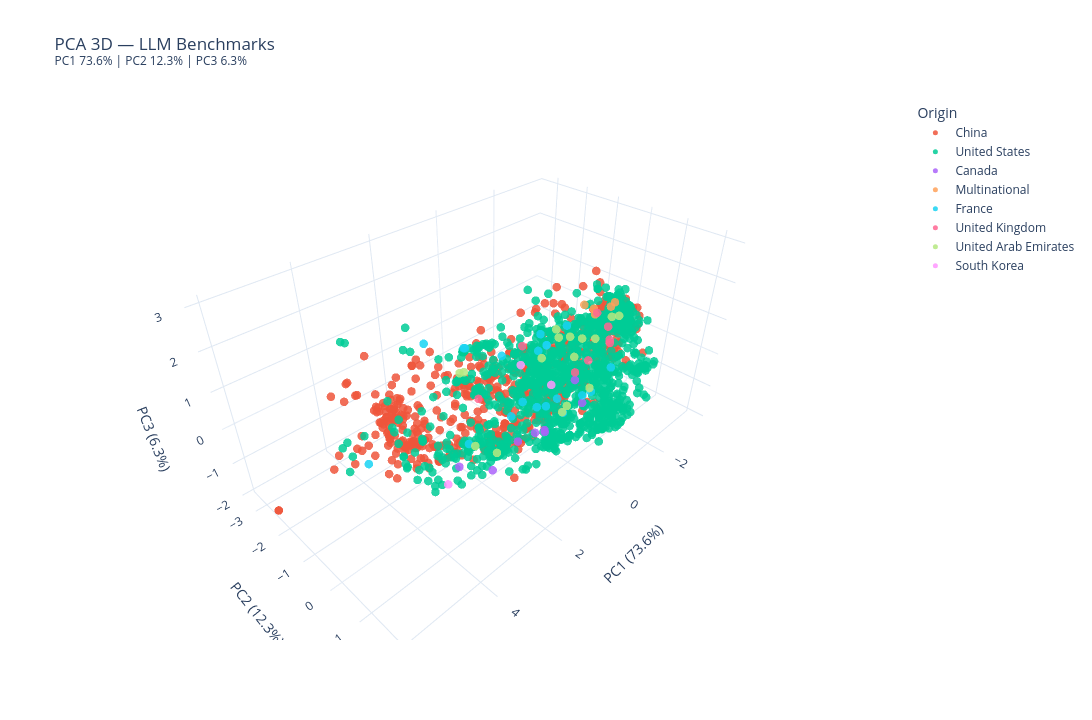

Notebook cell for this chart:
### Code cell
# ── 3D PCA ────────────────────────────────────────────────────────────────────
df_pca3, var3 = run_pca(dims=3)

fig_pca3d = px.scatter_3d(
    df_pca3,
    x="PC1", y="PC2", z="PC3",
    color="Origin",
    hover_name="Model",
    hover_data={"Company": True, "Release Year": True},
    title=(
        f"PCA 3D — LLM Benchmarks<br>"
        f"<sup>PC1 {var3[0]:.1%} | PC2 {var3[1]:.1%} | PC3 {var3[2]:.1%}</sup>"
    ),
    labels={
        "PC1": f"PC1 ({var3[0]:.1%})",
        "PC2": f"PC2 ({var3[1]:.1%})",
        "PC3": f"PC3 ({var3[2]:.1%})",
    },
    template="plotly_white",
    width=1280, height=720,
)
fig_pca3d.update_traces(marker=dict(size=5, opacity=0.85))
fig_pca3d.show()

### Figure 1 — Plotly figure (JSON) as saved in the notebook; plotly's stock layout.template omitted (floating-point values rounded to 4 significant figures; data arrays with more than 128 entries replaced by an {"elided": "..."} marker saying what was removed)
{"data": [{"customdata": {"elided": "799x2 mixed values"}, "hovertemplate": "<b>%{hovertext}</b><br><br>Origin=China<br>PC1 (73.6%)=%{x}<br>PC2 (12.3%)=%{y}<br>PC3 (6.3%)=%{z}<br>Company=%{customdata[0]}<br>Release Year=%{customdata[1]}<extra></extra>", "hovertext": {"elided": "799 str values"}, "legendgroup": "China", "marker": {"color": "#EF553B", "opacity": 0.85, "size": 5, "symbol": "circle"}, "mode": "markers", "name": "China", "scene": "scene", "showlegend": true, "type": "scatter3d", "x": {"elided": "799 float values"}, "y": {"elided": "799 float values"}, "z": {"elided": "799 float values"}}, {"customdata": {"elided": "1189x2 mixed values"}, "hovertemplate": "<b>%{hovertext}</b><br><br>Origin=United States<br>PC1 (73.6%)=%{x}<br>PC2 (12.3%)=%{y}<br>PC3 (6.3%)=%{z}<br>Company=%{customdata[0]}<br>Release Year=%{customdata[1]}<extra></extra>", "hovertext": {"elided": "1189 str values"}, "legendgroup": "United States", "marker": {"color": "#00cc96", "opacity": 0.85, "size": 5, "symbol": "circle"}, "mode": "markers", "name": "United States", "scene": "scene", "showlegend": true, "type": "scatter3d", "x": {"elided": "1189 float values"}, "y": {"elided": "1189 float values"}, "z": {"elided": "1189 float values"}}, {"customdata": [["CohereForAI", 2024], ["CohereForAI", 2024], ["CohereForAI", 2024], ["CohereForAI", 2024], ["CohereForAI", 2024], ["CohereForAI", 2024], ["CohereForAI", 2024], ["CohereForAI", 2024]], "hovertemplate": "<b>%{hovertext}</b><br><br>Origin=Canada<br>PC1 (73.6%)=%{x}<br>PC2 (12.3%)=%{y}<br>PC3 (6.3%)=%{z}<br>Company=%{customdata[0]}<br>Release Year=%{customdata[1]}<extra></extra>", "hovertext": ["CohereForAI/aya-23-35B", "CohereForAI/aya-23-8B", "CohereForAI/aya-expanse-32b", "CohereForAI/aya-expanse-8b", "CohereForAI/c4ai-command-r-plus", "CohereForAI/c4ai-command-r-plus-08-2024", "CohereForAI/c4ai-command-r-v01", "CohereForAI/c4ai-command-r7b-12-2024"], "legendgroup": "Canada", "marker": {"color": "#ab63fa", "opacity": 0.85, "size": 5, "symbol": "circle"}, "mode": "markers", "name": "Canada", "scene": "scene", "showlegend": true, "type": "scatter3d", "x": [0.3721, -1.22, 1.113, -0.3077, 1.632, 2.437, 0.7234, 1.349], "y": [0.2059, 0.1023, 1.101, 1.027, -0.01174, -0.3023, -0.03407, 1.279], "z": [-1.385, -0.6515, -0.3615, -0.3694, -1.935, -1.476, -1.598, -0.05658]}, {"customdata": [["bigscience", 2022], ["bigscience", 2022], ["bigscience", 2022], ["bigscience", 2022], ["bigscience", 2022]], "hovertemplate": "<b>%{hovertext}</b><br><br>Origin=Multinational<br>PC1 (73.6%)=%{x}<br>PC2 (12.3%)=%{y}<br>PC3 (6.3%)=%{z}<br>Company=%{customdata[0]}<br>Release Year=%{customdata[1]}<extra></extra>", "hovertext": ["bigscience/bloom-1b1", "bigscience/bloom-1b7", "bigscience/bloom-3b", "bigscience/bloom-560m", "bigscience/bloom-7b1"], "legendgroup": "Multinational", "marker": {"color": "#FFA15A", "opacity": 0.85, "size": 5, "symbol": "circle"}, "mode": "markers", "name": "Multinational", "scene": "scene", "showlegend": true, "type": "scatter3d", "x": [-3.288, -3.129, -3.123, -3.095, -3.337], "y": [-0.4388, -0.8668, -0.8042, -1.17, -0.3614], "z": [0.4346, 0.2564, 0.1129, 0.2724, 0.5764]}, {"customdata": [["irahulpandey", 2025], ["mistral-community", 2024], ["mistral-community", 2024], ["mistral-community", 2024], ["mistralai", 2024], ["mistralai", 2024], ["mistralai", 2023], ["mistralai", 2023], ["mistralai", 2024], ["mistralai", 2023], ["mistralai", 2024], ["mistralai", 2024], ["mistralai", 2024], ["mistralai", 2024], ["mistralai", 2025], ["mistralai", 2024], ["mistralai", 2024], ["mistralai", 2024], ["mistralai", 2023], ["mistralai", 2023]], "hovertemplate": "<b>%{hovertext}</b><br><br>Origin=France<br>PC1 (73.6%)=%{x}<br>PC2 (12.3%)=%{y}<br>PC3 (6.3%)=%{z}<br>Company=%{customdata[0]}<br>Release Year=%{customdata[1]}<extra></extra>", "hovertext": ["irahulpandey/mistralai-7B-slerp-v0.1", "mistral-community/Mistral-7B-v0.2", "mistral-community/Mixtral-8x22B-v0.1", "mistral-community/mixtral-8x22B-v0.3", "mistralai/Codestral-22B-v0.1", "mistralai/Ministral-8B-Instruct-2410", "mistralai/Mistral-7B-Instruct-v0.1", "mistralai/Mistral-7B-Instruct-v0.2", "mistralai/Mistral-7B-Instruct-v0.3", "mistralai/Mistral-7B-v0.1", "mistralai/Mistral-7B-v0.3", "mistralai/Mistral-Large-Instruct-2411", "mistralai/Mistral-Nemo-Base-2407", "mistralai/Mistral-Nemo-Instruct-2407", "mistralai/Mistral-Small-24B-Base-2501", "mistralai/Mistral-Small-Instruct-2409", "mistralai/Mixtral-8x22B-Instruct-v0.1", "mistralai/Mixtral-8x22B-v0.1", "mistralai/Mixtral-8x7B-Instruct-v0.1", "mistralai/Mixtral-8x7B-v0.1"], "legendgroup": "France", "marker": {"color": "#19d3f3", "opacity": 0.85, "size": 5, "symbol": "circle"}, "mode": "markers", "name": "France", "scene": "scene", "showlegend": true, "type": "scatter3d", "x": [0.06574, -1.141, -0.7735, 1.472, 0.1147, 0.1325, -2.094, -0.9619, -0.9104, -1.013, -1.138, 5.074, -0.9154, 0.1443, 2.052, 1.457, 2.457, 1.449, 0.2926, 0.09915], "y": [-0.5069, -0.8218, 0.05027, -1.104, 0.2868, 0.6205, 0.5576, 0.5564, 0.8311, -0.9858, -0.822, 0.1485, -0.8586, 0.8336, -1.809, 0.3964, 0.06673, -1.09, 0.1521, -1.22], "z": [-0.9851, 0.01428, 1.133, 1.007, -0.6496, -0.2247, -0.4677, -0.758, -0.4652, -0.1771, 0.01381, 0.6821, 0.4307, -0.5203, 1.069, -0.1236, -0.522, 1.001, -0.6544, 0.08753]}, {"customdata": [["stabilityai", 2023], ["stabilityai", 2024], ["stabilityai", 2024], ["stabilityai", 2024], ["stabilityai", 2024], ["stabilityai", 2024], ["stabilityai", 2023], ["stabilityai", 2023]], "hovertemplate": "<b>%{hovertext}</b><br><br>Origin=United Kingdom<br>PC1 (73.6%)=%{x}<br>PC2 (12.3%)=%{y}<br>PC3 (6.3%)=%{z}<br>Company=%{customdata[0]}<br>Release Year=%{customdata[1]}<extra></extra>", "hovertext": ["stabilityai/StableBeluga2", "stabilityai/stablelm-2-12b", "stabilityai/stablelm-2-12b-chat", "stabilityai/stablelm-2-1_6b", "stabilityai/stablelm-2-1_6b-chat", "stabilityai/stablelm-2-zephyr-1_6b", "stabilityai/stablelm-3b-4e1t", "stabilityai/stablelm-zephyr-3b"], "legendgroup": "United Kingdom", "marker": {"color": "#FF6692", "opacity": 0.85, "size": 5, "symbol": "circle"}, "mode": "markers", "name": "United Kingdom", "scene": "scene", "showlegend": true, "type": "scatter3d", "x": [0.7202, -0.9722, -1.145, -3.003, -2.632, -2.547, -2.829, -1.953], "y": [-1.424, -1.502, 0.1368, -0.6645, 0.07063, 0.1416, -0.151, -0.06188], "z": [-1.032, -0.2495, -0.3598, 0.2641, -0.08883, -0.1149, 0.1296, -0.4836]}, {"customdata": [["tiiuae", 2024], ["tiiuae", 2024], ["tiiuae", 2024], ["tiiuae", 2024], ["tiiuae", 2024], ["tiiuae", 2024], ["tiiuae", 2024], ["tiiuae", 2024], ["tiiuae", 2024], ["tiiuae", 2024], ["tiiuae", 2024], ["tiiuae", 2023], ["tiiuae", 2023], ["tiiuae", 2023], ["tiiuae", 2023], ["tiiuae", 2024]], "hovertemplate": "<b>%{hovertext}</b><br><br>Origin=United Arab Emirates<br>PC1 (73.6%)=%{x}<br>PC2 (12.3%)=%{y}<br>PC3 (6.3%)=%{z}<br>Company=%{customdata[0]}<br>Release Year=%{customdata[1]}<extra></extra>", "hovertext": ["tiiuae/Falcon3-10B-Base", "tiiuae/Falcon3-10B-Instruct", "tiiuae/Falcon3-1B-Base", "tiiuae/Falcon3-1B-Instruct", "tiiuae/Falcon3-3B-Base", "tiiuae/Falcon3-3B-Instruct", "tiiuae/Falcon3-7B-Base", "tiiuae/Falcon3-7B-Instruct", "tiiuae/Falcon3-Mamba-7B-Base", "tiiuae/Falcon3-Mamba-7B-Instruct", "tiiuae/falcon-11B", "tiiuae/falcon-40b", "tiiuae/falcon-40b-instruct", "tiiuae/falcon-7b", "tiiuae/falcon-7b-instruct", "tiiuae/falcon-mamba-7b"], "legendgroup": "United Arab Emirates", "marker": {"color": "#B6E880", "opacity": 0.85, "size": 5, "symbol": "circle"}, "mode": "markers", "name": "United Arab Emirates", "scene": "scene", "showlegend": true, "type": "scatter3d", "x": [1.622, 2.314, -2.02, -1.389, -0.9996, 0.4375, 1.287, 2.586, -0.5791, 0.6862, -1.535, -1.925, -2.259, -3.174, -3.247, -0.9203], "y": [-0.9557, 0.7928, -0.7608, 0.4538, -0.3398, 1.028, -1.48, 0.4074, -0.1064, 1.328, -0.2162, -0.3035, -0.1266, -0.2967, -0.1218, -0.7829], "z": [0.4892, -0.4084, -0.09584, -0.8081, 0.5246, -0.2249, 0.02835, -0.283, 1.048, 0.2644, -0.2472, 0.09658, 0.01995, 0.2252, 0.299, -0.2607]}, {"customdata": [["upstage", 2023], ["upstage", 2023], ["upstage", 2024]], "hovertemplate": "<b>%{hovertext}</b><br><br>Origin=South Korea<br>PC1 (73.6%)=%{x}<br>PC2 (12.3%)=%{y}<br>PC3 (6.3%)=%{z}<br>Company=%{customdata[0]}<br>Release Year=%{customdata[1]}<extra></extra>", "hovertext": ["upstage/SOLAR-10.7B-Instruct-v1.0", "upstage/SOLAR-10.7B-v1.0", "upstage/solar-pro-preview-instruct"], "legendgroup": "South Korea", "marker": {"color": "#FF97FF", "opacity": 0.85, "size": 5, "symbol": "circle"}, "mode": "markers", "name": "South Korea", "scene": "scene", "showlegend": true, "type": "scatter3d", "x": [-0.2727, -0.5731, 3.418], "y": [0.09957, -1.18, 0.434], "z": [-0.3124, -0.5042, -0.8226]}], "layout": {"height": 720, "legend": {"title": {"text": "Origin"}, "tracegroupgap": 0}, "scene": {"domain": {"x": [0, 1], "y": [0, 1]}, "xaxis": {"title": {"text": "PC1 (73.6%)"}}, "yaxis": {"title": {"text": "PC2 (12.3%)"}}, "zaxis": {"title": {"text": "PC3 (6.3%)"}}}, "title": {"text": "PCA 3D — LLM Benchmarks<br><sup>PC1 73.6% | PC2 12.3% | PC3 6.3%</sup>"}, "width": 1280}}
